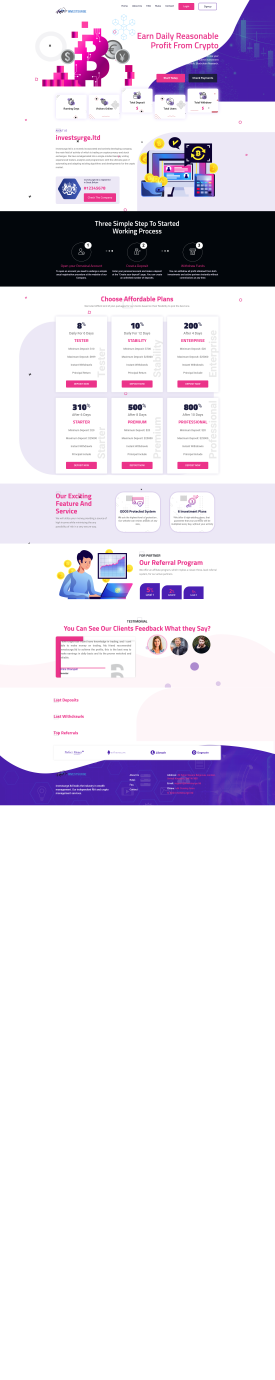
#> input picture Scam Site Captures/screenshot_10.png, 1920 x 9654 px, given as the content of the folder am-Website-Detection-via-CNN-Training/Scam Sites Small Batch, which was not available (shown at 1/7 size)
$ python trainingmodel.py
#> lines starting #> are read from the running program, lines starting #| are printed output that depends on the picture; pictures that were not available may be replaced by others from this repository, and a replacement may not be noted
"""  Scam Website Detection Site Capture
    To train the CNN, the images must be able to be analyzed by the program,
    and images will be read into the program using the OpenCV package.

    ~ Could investigate if results outline that scam websites prefer a specific
    Javascript visual framework over others **

    Author: Josh Stanton
    Date: February 16, 2025
"""

import pandas as pd
import numpy as np
import os
import cv2 as cv# imports the package for OpenCV's Library
import numpy.matrixlib

# Loading all PNG files in a single run is extremely memory intensive and time-consuming,
# for the time being, while still building, using a smaller batch would be better.
full_batch_path = r"C:\Users\joshs\Documents\GitHub\Scam-Website-Detection-via-CNN-Training\Scam Site Captures"
small_batch_path = r"C:\Users\joshs\Documents\GitHub\Scam-Website-Detection-via-CNN-Training\Scam Sites Small Batch"

def load_images(filepath: str):
    """
      Convenience function for loading the PNG files into a single entity for batch analysis.
      Reading utilizes OpenCV, which uses a BGR (blue-green-red) order when processing images


      Parameters
      ----------
      filepath : str
          The name of the directory (absolute or relative) containing data.

      Returns
      -------
      A large two-dimensional matrix of all the pixel triplets of the given images.
      """
    images = []
    # collect all PNG files in the directory
    img_files = [files for files in os.listdir(filepath) if files.endswith('.png')]

    for file in img_files:
        full_path = os.path.join(filepath, file)
        img = cv.imread(full_path) # OpenCV struggles with reading nondirect filepaths
#> img is the input picture: shape (9654, 1920, 3); mean B, G, R 232.1, 221.6, 226.9
        if img is not None:
            images.append(img)
        else:
            print(f'Error loading image: {file}')

    if images:
        print(f'Successfully loaded {len(images)} PNG files')
#| Successfully loaded 1 PNG files
    else:
        print('Images not loaded')

    return images

images = load_images(small_batch_path)
#> images = 1 item

# Now to modify the landing pages for easier feature detection

def gaussian_sobel_images(filepath: str):
    """
      Convenience function for loading the PNG files and transforming them with Gaussian Blur and Sobel
      operation for edge detection

      Parameters
      ----------
      filepath : str
          The name of the directory (absolute or relative) containing data.

      Returns
      -------
      A gaussian blurred set of images.
      """
    images = []
    # collect all PNG files in the directory
    img_files = [files for files in os.listdir(filepath) if files.endswith('.png')]

    for file in img_files:
        full_path = os.path.join(filepath, file)
        img = cv.imread(full_path)
        #img = cv.GaussianBlur(img,(3,3), 0)
        img = cv.cvtColor(img, cv.COLOR_BGR2GRAY)
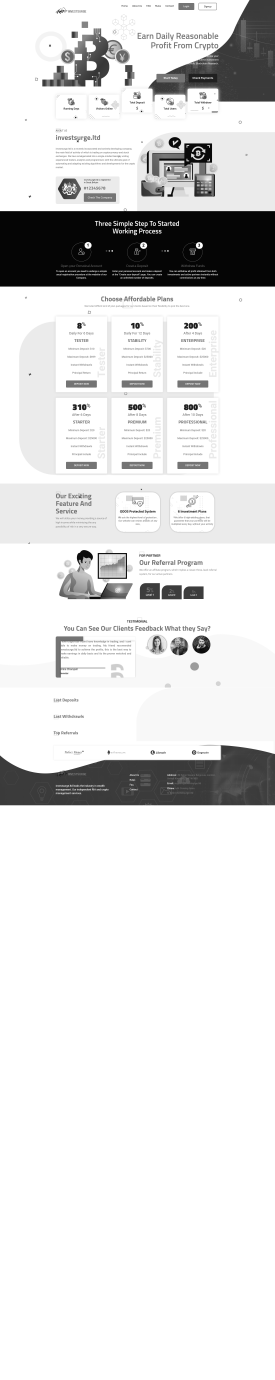
#> img: shape (9654, 1920) (shown at 1/7 size); min 0, max 255, mean 224.4
        # The Sobel operator is used to compute an approximation of the gradient, combining the Gaussian smoothing
        # and differentiation, allowing for sharper edge detection.
        # ksize = kernel size, high kernel, higher smoothing
        x_grad = cv.Sobel(img, cv.CV_64F, 1,0, ksize=3, scale=1,delta=0,borderType=cv.BORDER_DEFAULT)
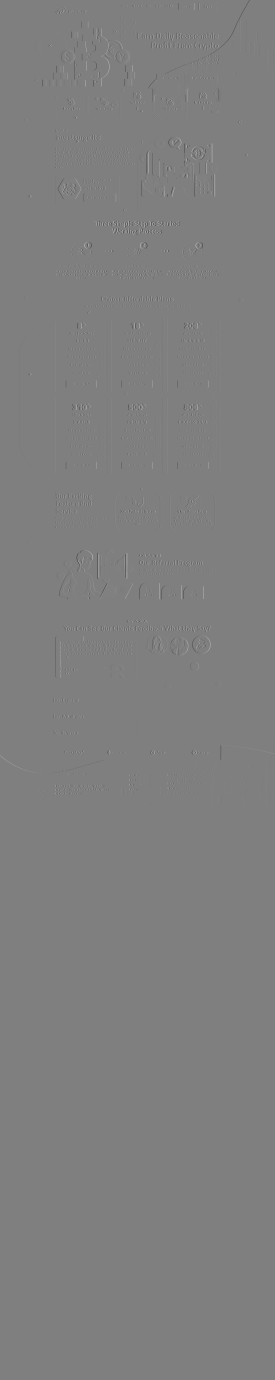
#> x_grad: shape (9654, 1920) float64 (shown at 1/7 size); min -1020, max 1020, mean -0.1; drawn with min black and max white
        y_grad = cv.Sobel(img, cv.CV_64F, 0,1, ksize=3, scale=1,delta=0,borderType=cv.BORDER_DEFAULT)
        abs_grad_x = cv.convertScaleAbs(x_grad)
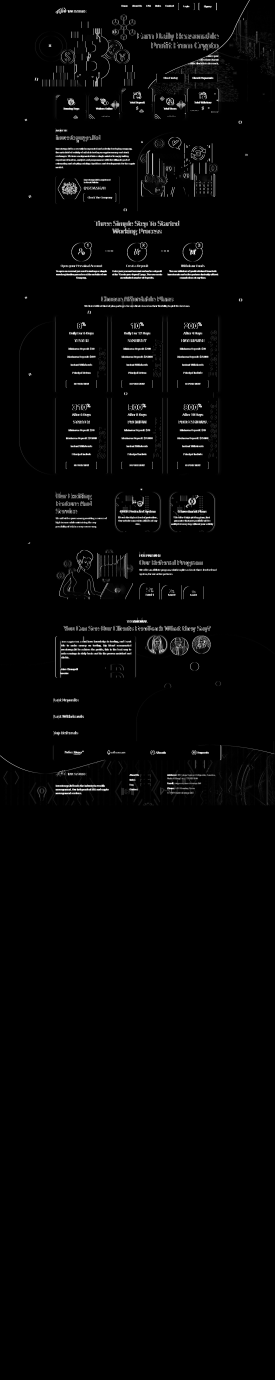
#> abs_grad_x: shape (9654, 1920) (shown at 1/7 size); min 0, max 255, mean 5.3
        abs_grad_y = cv.convertScaleAbs(y_grad)
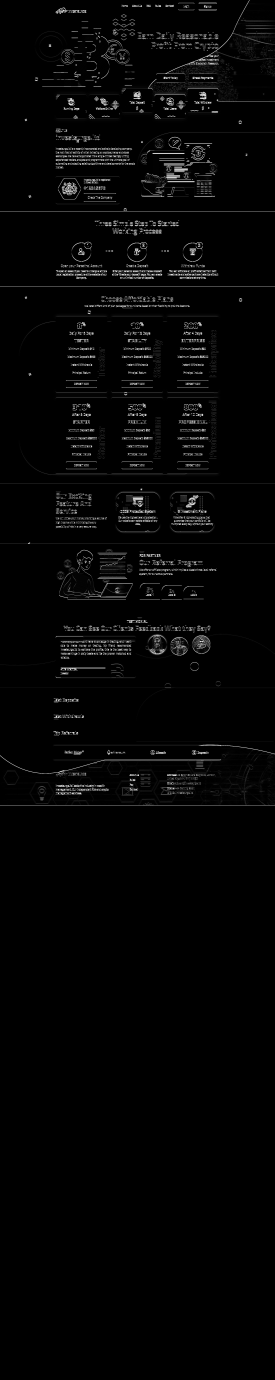
#> abs_grad_y: shape (9654, 1920) (shown at 1/7 size); min 0, max 255, mean 5.1
        img = cv.addWeighted(abs_grad_x, 0.5, abs_grad_y, 0.5, 0)
        images.append(img)
    return images

blur = gaussian_sobel_images(small_batch_path)
#> blur = 1 item

print(blur[0])
#> (printed output is left out)


#cv.imshow("window name", blur[0])
#cv.waitKey(0)
#cv.destroyAllWindows()
